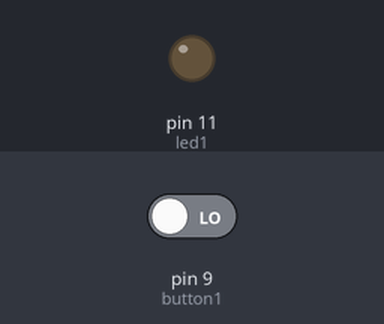
This sketch was run on a simulated Arduino Uno, built with avr-gcc and run on an emulated ATmega328P. Parts: output pins drawn as LEDs (lit = HIGH). The inputs (shaded band) are chosen by the test bench; at power-on: pin 9 (button1) LOW.

Above: at 4.2 s.
4.3 s: pin 9 (button1) driven LOW
5.8 s: pin 9 (button1) driven HIGH
At 6.7 s:
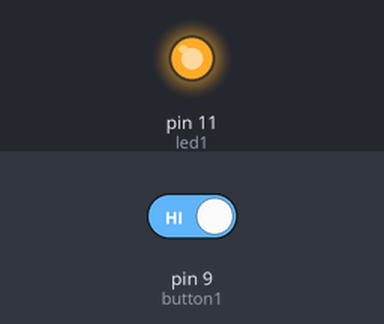
Timing chart, 0 to 12.3 s (numbered marks = the images above; inputs shaded):
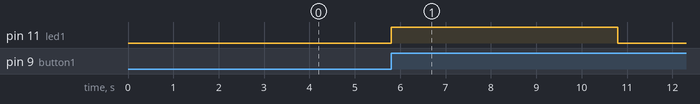

Measured:
- after the input at 4.3 s, every drawn part: stays the same
- after the input at 5.8 s, pin 11 (led1): LOW → HIGH at once, → LOW 5.0 s later

The sketch:

Temporal_Transition.ino
```cpp
// Wiring code generated from an ArduinoML model
// Application name: Temporal Transition

long debounce = 200;

enum STATE {on, off};
STATE currentState = off;

boolean button1BounceGuard = false;
long button1LastDebounceTime = 0;

long timerSinceNewState = millis();

void setup(){
  pinMode(9, INPUT);  // button1 [Sensor]
  pinMode(11, OUTPUT); // led1 [Actuator]
}

void loop() {
	switch(currentState){
		case on:
			digitalWrite(11,HIGH);
			if (millis() - timerSinceNewState > 60000) {
				timerSinceNewState = millis();
				currentState = off;
			}
			button1BounceGuard = millis() - button1LastDebounceTime > debounce;
			if (digitalRead(9) == HIGH && millis() - timerSinceNewState > 5000 && button1BounceGuard) {
				button1LastDebounceTime = millis();
				timerSinceNewState = millis();
				currentState = off;
			}
		break;
		case off:
			digitalWrite(11,LOW);
			button1BounceGuard = millis() - button1LastDebounceTime > debounce;
			if (digitalRead(9) == HIGH && millis() - timerSinceNewState > 5000 && button1BounceGuard) {
				button1LastDebounceTime = millis();
				timerSinceNewState = millis();
				currentState = on;
			}
		break;
	}
}
```
